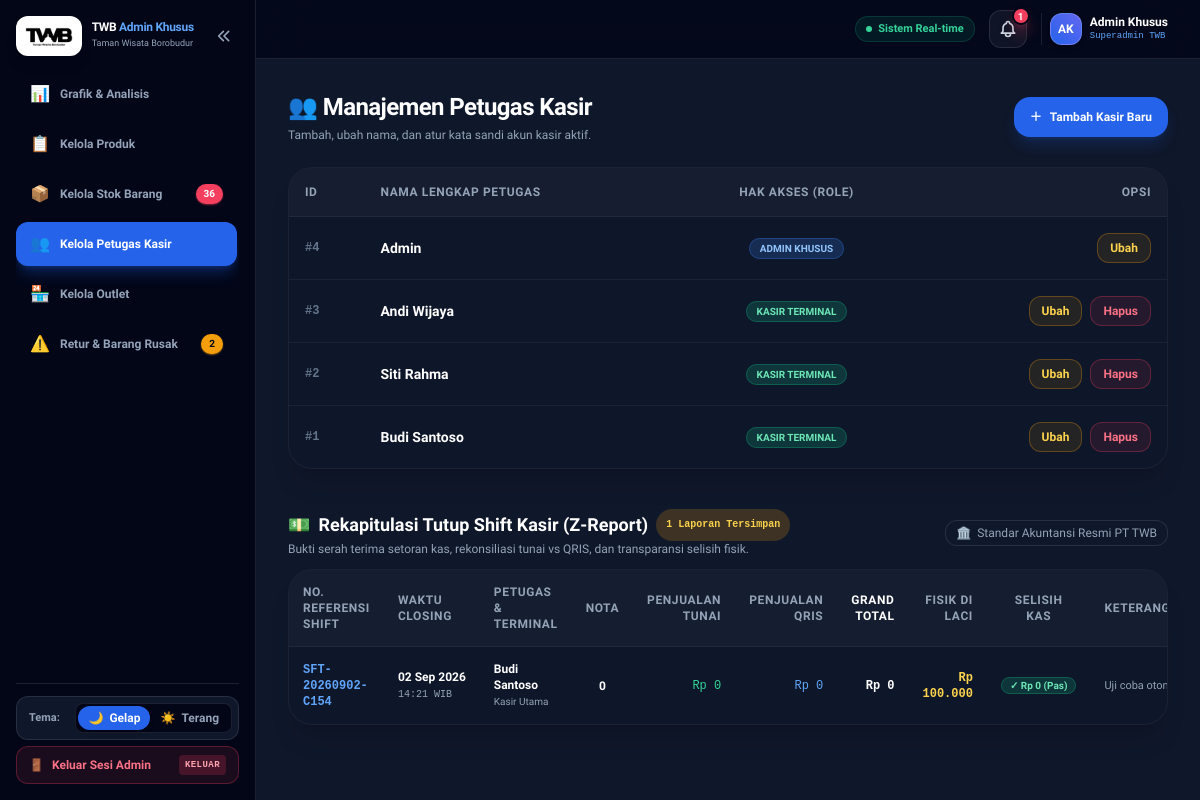
The app's page /dashboard.php?page=kasir (signed in) with its own data.
### tables this page shows
CREATE TABLE `kasir` (
  `id` int(11) NOT NULL AUTO_INCREMENT,
  `nama` varchar(100) NOT NULL,
  `password` varchar(255) NOT NULL DEFAULT 'kasir123',
  `role` varchar(20) NOT NULL DEFAULT 'kasir',
  PRIMARY KEY (`id`),
  UNIQUE KEY `idx_kasir_nama_role` (`nama`,`role`)
);

CREATE TABLE `stok_lokasi` (
  `id` int(11) NOT NULL AUTO_INCREMENT,
  `product_id` int(11) NOT NULL,
  `location_id` int(11) NOT NULL,
  `quantity` int(11) NOT NULL DEFAULT 0 COMMENT 'Stock Normal Siap Jual',
  `stock_damaged` int(11) NOT NULL DEFAULT 0 COMMENT 'Stock Rusak/Cacat (Day 7)',
  `stock_expired` int(11) NOT NULL DEFAULT 0 COMMENT 'Stock Kedaluwarsa (Day 7)',
  `min_stock` int(11) NOT NULL DEFAULT 5,
  `slot_number` varchar(20) DEFAULT NULL,
  `updated_at` timestamp NOT NULL DEFAULT current_timestamp() ON UPDATE current_timestamp(),
  PRIMARY KEY (`id`),
  UNIQUE KEY `idx_product_location` (`product_id`,`location_id`),
  KEY `idx_stok_location` (`location_id`),
  CONSTRAINT `fk_stok_location` FOREIGN KEY (`location_id`) REFERENCES `locations` (`id`) ON DELETE CASCADE,
  CONSTRAINT `fk_stok_product` FOREIGN KEY (`product_id`) REFERENCES `produk` (`id`) ON DELETE CASCADE
);

CREATE TABLE `cashier_shifts` (
  `id` int(11) NOT NULL AUTO_INCREMENT,
  `shift_number` varchar(50) NOT NULL,
  `kasir_nama` varchar(100) NOT NULL,
  `outlet_id` int(11) DEFAULT 1,
  `pos_aktif` varchar(100) NOT NULL DEFAULT 'Kasir Utama',
  `opening_time` datetime NOT NULL,
  `closing_time` datetime NOT NULL,
  `opening_cash` int(11) NOT NULL DEFAULT 0,
  `cash_sales` int(11) NOT NULL DEFAULT 0,
  `qris_sales` int(11) NOT NULL DEFAULT 0,
  `total_sales` int(11) NOT NULL DEFAULT 0,
  `transaction_count` int(11) NOT NULL DEFAULT 0,
  `actual_cash` int(11) NOT NULL DEFAULT 0,
  `difference` int(11) NOT NULL DEFAULT 0,
  `notes` text DEFAULT NULL,
  `status` varchar(20) NOT NULL DEFAULT 'closed',
  `created_at` timestamp NOT NULL DEFAULT current_timestamp(),
  PRIMARY KEY (`id`),
  UNIQUE KEY `shift_number` (`shift_number`),
  KEY `idx_kasir_date` (`kasir_nama`,`closing_time`),
  KEY `idx_outlet` (`outlet_id`),
  KEY `idx_created_at` (`created_at`)
);

### controllers/NotificationController.php (called while the page is built, shortened)
<?php
class NotificationController {
    private $conn;
    public function __construct($dbConnection = null) {
        if ($dbConnection) {
            $this->conn = $dbConnection;
        } else {
            global $conn;
            $this->conn = $conn;
        }
    }
    public function createNotification($category, $type, $title, $message, $link_url = null, $reference_id = null) {
        if (!empty($reference_id)) {
            $refEsc = $this->conn->real_escape_string($reference_id);
            $cek = $this->conn->query("
                SELECT `id` FROM `admin_notifications`
                WHERE `reference_id` = '$refEsc'
                  AND (`is_read` = 0 OR `created_at` >= NOW() - INTERVAL 6 HOUR)
                LIMIT 1
            ");
            if ($cek && $cek->num_rows > 0) {
                return false;
            }
        }
        $stmt = $this->conn->prepare("
            INSERT INTO `admin_notifications` (`category`, `type`, `title`, `message`, `link_url`, `reference_id`, `is_read`, `created_at`)
            VALUES (?, ?, ?, ?, ?, ?, 0, NOW())
        ");
        $stmt->bind_param("ssssss", $category, $type, $title, $message, $link_url, $reference_id);
        return $stmt->execute();
    }
    public function syncLiveAlerts() {
        $createdCount = 0;
        $sql_stok = "
            SELECT sl.product_id, sl.location_id, sl.quantity as stock, p.nama as nama_produk, l.name as nama_lokasi, l.type as tipe_lokasi
            FROM `stok_lokasi` sl
            JOIN `produk` p ON sl.product_id = p.id
            JOIN `locations` l ON sl.location_id = l.id
            WHERE sl.quantity <= 10
            ORDER BY sl.quantity ASC
            LIMIT 15
        ";
        $res_stok = $this->conn->query($sql_stok);
        if ($res_stok && $res_stok->num_rows > 0) {
            while ($stok = $res_stok->fetch_assoc()) {
                $pid = $stok['product_id'];
                $lid = $stok['location_id'];
                $qty = intval($stok['stock']);
                $namaProduk = $stok['nama_produk'];
                $namaLokasi = $stok['nama_lokasi'];
                $refId = "STOCK_LOW_{$pid}_{$lid}";
                if ($qty <= 0) {
                    $type = 'danger';
                    $title = "⚠️ Stok Habis: {$namaProduk}";
                    $msg = "Stok {$namaProduk} di {$namaLokasi} telah HABIS (0 pcs). Segera lakukan mutasi Delivery Order (DO) dari Gudang!";
                } elseif ($qty <= 3) {
                    $type = 'danger';
                    $title = "🔴 Stok Kritis: {$namaProduk}";
                    $msg = "Sisa stok {$namaProduk} di {$namaLokasi} tersisa {$qty} pcs! Perlu pasokan segera.";
                } else {
                    $type = 'warning';
                    $title = "⚡ Stok Menipis: {$namaProduk}";
                    $msg = "Sisa stok {$namaProduk} di {$namaLokasi} tersisa {$qty} pcs (Ambang batas aman: 10 pcs).";
                }
                $link = "dashboard.php?page=stok&filter_produk={$pid}&filter_lokasi={$lid}";
                if ($this->createNotification('stok_kritis', $type, $title, $msg, $link, $refId)) {
                    $createdCount++;
                }
            }
        }
        return $createdCount;
    }
}

### views/dashboard/kasir.php (the view, shortened to what this page needs)
<?php
$kasirs = $conn->query("SELECT * FROM `kasir` ORDER BY `id` DESC");
?>
<div class="space-y-6">
    <div class="flex justify-between items-center">
        <div>
            <h2 class="text-2xl font-black text-white tracking-tight">👥 Manajemen Petugas Kasir</h2>
            <p class="text-xs text-slate-400 mt-1">Tambah, ubah nama, dan atur kata sandi akun kasir aktif.</p>
        </div>
        <button onclick="bukaModal('modal-add-kasir')" class="bg-blue-600 hover:bg-blue-500 text-white font-bold text-xs px-4 py-3 rounded-2xl shadow-lg shadow-blue-600/20 flex items-center gap-2 transition">
            <span>＋</span> <span>Tambah Kasir Baru</span>
        </button>
    </div>
    <div class="glass-card-dark rounded-3xl border border-white/5 overflow-hidden shadow-xl">
        <table class="w-full text-left text-xs">
            <thead>
                <tr class="bg-white/[0.03] text-slate-400 font-bold uppercase tracking-wider border-b border-white/5">
                    <th class="p-4">ID</th>
                    <th class="p-4">Nama Lengkap Petugas</th>
                    <th class="p-4 text-center">Hak Akses (Role)</th>
                    <th class="p-4 text-right">Opsi</th>
                </tr>
            </thead>
            <tbody class="divide-y divide-white/5 font-medium text-slate-300">
                <?php while ($k = $kasirs->fetch_assoc()): ?>
                <tr class="hover:bg-white/[0.02] transition">
                    <td class="p-4 font-mono font-bold text-slate-500">#<?= $k['id'] ?></td>
                    <td class="p-4 text-sm font-bold text-white"><?= htmlspecialchars($k['nama']) ?></td>
                    <td class="p-4 text-center">
                        <?php if (($k['role'] ?? '') === 'admin'): ?>
                            <span class="bg-blue-500/20 text-blue-300 border border-blue-500/30 px-2.5 py-1 rounded-full text-[10px] font-bold uppercase">Admin Khusus</span>
                        <?php else: ?>
                            <span class="bg-emerald-500/20 text-emerald-300 border border-emerald-500/30 px-2.5 py-1 rounded-full text-[10px] font-bold uppercase">Kasir Terminal</span>
                        <?php endif; ?>
                    </td>
                    <td class="p-4 text-right">
                        <div class="flex items-center justify-end gap-2">
                            <button onclick="bukaEditKasir(<?= $k['id'] ?>, '<?= htmlspecialchars($k['nama'], ENT_QUOTES) ?>')" class="bg-amber-500/10 hover:bg-amber-500/20 text-amber-300 border border-amber-500/30 px-3 py-1.5 rounded-xl font-bold transition">
                                Ubah
                            </button>
                            <?php if (($k['role'] ?? '') !== 'admin'): ?>
                            <form method="POST" class="inline" onsubmit="return confirmSubmitForm(event, this, { title: 'Hapus Petugas Kasir?', message: 'Apakah Anda yakin ingin menghapus petugas kasir <?= htmlspecialchars($k['nama'], ENT_QUOTES) ?>? Akun ini tidak akan dapat login lagi.', confirmText: 'Ya, Hapus Kasir', icon: '🗑️' })">
                                <button type="submit" class="bg-rose-500/10 hover:bg-rose-500/20 text-rose-400 border border-rose-500/30 px-3 py-1.5 rounded-xl font-bold transition">
                                    Hapus
                                </button>
                            </form>
                            <?php endif; ?>
                        </div>
                    </td>
                </tr>
                <?php endwhile; ?>
            </tbody>
        </table>
    </div>
    <?php
    $shift_history_res = $conn->query("
        SELECT cs.*, l.name as outlet_name
        FROM `cashier_shifts` cs
        LEFT JOIN `locations` l ON cs.outlet_id = l.id
        ORDER BY cs.id DESC
        LIMIT 30
    ");
    $shifts_count = $shift_history_res ? $shift_history_res->num_rows : 0;
    ?>
    <div class="space-y-3 pt-4">
        <div class="flex flex-col sm:flex-row sm:items-center justify-between gap-2">
            <div>
                <h3 class="text-lg font-black text-white flex items-center gap-2">
                    <span>💵</span> <span>Rekapitulasi Tutup Shift Kasir (Z-Report)</span>
                    <span class="text-[10px] px-2.5 py-0.5 rounded-full bg-amber-500/20 text-amber-300 font-mono font-bold">
                        <?= $shifts_count ?> Laporan Tersimpan
                    </span>
                </h3>
                <p class="text-xs text-slate-400">Bukti serah terima setoran kas, rekonsiliasi tunai vs QRIS, dan transparansi selisih fisik.</p>
            </div>
            <div class="text-xs text-slate-400">
                <span class="inline-flex items-center gap-1.5 px-2.5 py-1 rounded-xl bg-slate-900 border border-white/10 font-medium">
                    <span>🏛️</span> Standar Akuntansi Resmi PT TWB
                </span>
            </div>
        </div>
        <div class="glass-card-dark rounded-3xl border border-white/5 overflow-hidden shadow-xl">
            <div class="overflow-x-auto">
                <table class="w-full text-left text-xs min-w-[850px]">
                    <thead>
                        <tr class="bg-white/[0.03] text-slate-400 font-bold uppercase tracking-wider border-b border-white/5">
                            <th class="p-3.5">No. Referensi Shift</th>
                            <th class="p-3.5">Waktu Closing</th>
                            <th class="p-3.5">Petugas & Terminal</th>
                            <th class="p-3.5 text-center">Nota</th>
                            <th class="p-3.5 text-right">Penjualan Tunai</th>
                            <th class="p-3.5 text-right">Penjualan QRIS</th>
                            <th class="p-3.5 text-right font-black text-white">Grand Total</th>
                            <th class="p-3.5 text-right">Fisik di Laci</th>
                            <th class="p-3.5 text-center">Selisih Kas</th>
                            <th class="p-3.5">Keterangan</th>
                        </tr>
                    </thead>
                    <tbody class="divide-y divide-white/5 font-medium text-slate-300">
                        <?php if ($shifts_count === 0): ?>
                            <tr>
                                <td colspan="10" class="p-8 text-center text-slate-400">
                                    <span class="text-3xl block mb-2">📋</span>
                                    <span class="text-sm font-bold text-slate-300">Belum Ada Rekapitulasi Shift Tersimpan</span>
                                    <p class="text-xs text-slate-500 mt-1 max-w-md mx-auto">
                                        Saat petugas kasir menekan tombol <strong class="text-amber-400">"Tutup Shift"</strong> pada terminal kasir POS, bukti setoran resmi (Z-Report) akan tersimpan dan tampil di tabel ini secara otomatis.
                                    </p>
                                </td>
                            </tr>
                        <?php else: ?>
                            <?php while ($s = $shift_history_res->fetch_assoc()):
                                $diff = intval($s['difference']);
                                $diffBadge = match(true) {
                                    $diff === 0 => '<span class="px-2 py-0.5 rounded-full text-[10px] font-bold bg-emerald-500/20 text-emerald-300 border border-emerald-500/30">✓ Rp 0 (Pas)</span>',
                                    $diff > 0   => '<span class="px-2 py-0.5 rounded-full text-[10px] font-bold bg-amber-500/20 text-amber-300 border border-amber-500/30">+ Rp ' . number_format($diff, 0, ',', '.') . ' (Lebih)</span>',
                                    default     => '<span class="px-2 py-0.5 rounded-full text-[10px] font-bold bg-rose-500/20 text-rose-300 border border-rose-500/30">- Rp ' . number_format(abs($diff), 0, ',', '.') . ' (Kurang)</span>'
                                };
                            ?>
                            <tr class="hover:bg-white/[0.02] transition">
                                <td class="p-3.5 font-mono font-bold text-blue-400">
                                    <?= htmlspecialchars($s['shift_number']) ?>
                                </td>
                                <td class="p-3.5 whitespace-nowrap">
                                    <span class="text-white font-bold block"><?= date('d M Y', strtotime($s['closing_time'])) ?></span>
                                    <span class="text-[10px] text-slate-400 font-mono"><?= date('H:i', strtotime($s['closing_time'])) ?> WIB</span>
                                </td>
                                <td class="p-3.5">
                                    <span class="text-white font-bold block"><?= htmlspecialchars($s['kasir_nama']) ?></span>
                                    <span class="text-[10px] text-slate-400"><?= htmlspecialchars($s['pos_aktif']) ?></span>
                                </td>
                                <td class="p-3.5 text-center font-bold text-white">
                                    <?= $s['transaction_count'] ?>
                                </td>
                                <td class="p-3.5 text-right font-mono text-emerald-400">
                                    Rp <?= number_format($s['cash_sales'], 0, ',', '.') ?>
                                </td>
                                <td class="p-3.5 text-right font-mono text-blue-400">
                                    Rp <?= number_format($s['qris_sales'], 0, ',', '.') ?>
                                </td>
                                <td class="p-3.5 text-right font-mono font-black text-white">
                                    Rp <?= number_format($s['total_sales'], 0, ',', '.') ?>
                                </td>
                                <td class="p-3.5 text-right font-mono font-bold text-amber-300">
                                    Rp <?= number_format($s['actual_cash'], 0, ',', '.') ?>
                                </td>
                                <td class="p-3.5 text-center whitespace-nowrap">
                                    <?= $diffBadge ?>
                                </td>
                                <td class="p-3.5 text-[11px] text-slate-400 max-w-[150px] truncate" title="<?= htmlspecialchars($s['notes'] ?? '') ?>">
                                    <?= !empty($s['notes']) ? htmlspecialchars($s['notes']) : '-' ?>
                                </td>
                            </tr>
                            <?php endwhile; ?>
                        <?php endif; ?>
                    </tbody>
                </table>
            </div>
        </div>
    </div>
</div>

### records on screen
kasir: id "4", nama "Admin", role "ADMIN KHUSUS"
kasir: id "3", nama "Andi Wijaya", role "KASIR TERMINAL"
kasir: id "2", nama "Siti Rahma", role "KASIR TERMINAL"
kasir: id "1", nama "Budi Santoso", role "KASIR TERMINAL"
stok_lokasi: product "1"
cashier_shifts: shift_number "SFT-20260902-C154", closing_time "02 Sep 2026", closing_time "14:21", kasir_nama "Budi Santoso", pos_aktif "Kasir Utama", transaction_count "0", cash_sales "0", qris_sales "0", total_sales "0", actual_cash "100.000", difference "✓ Rp 0 (Pas)", notes "Uji coba otomatis penu…"

### other values on screen
$countKritisStok "36"
$countReturPending "2"
$unreadCount "1"
